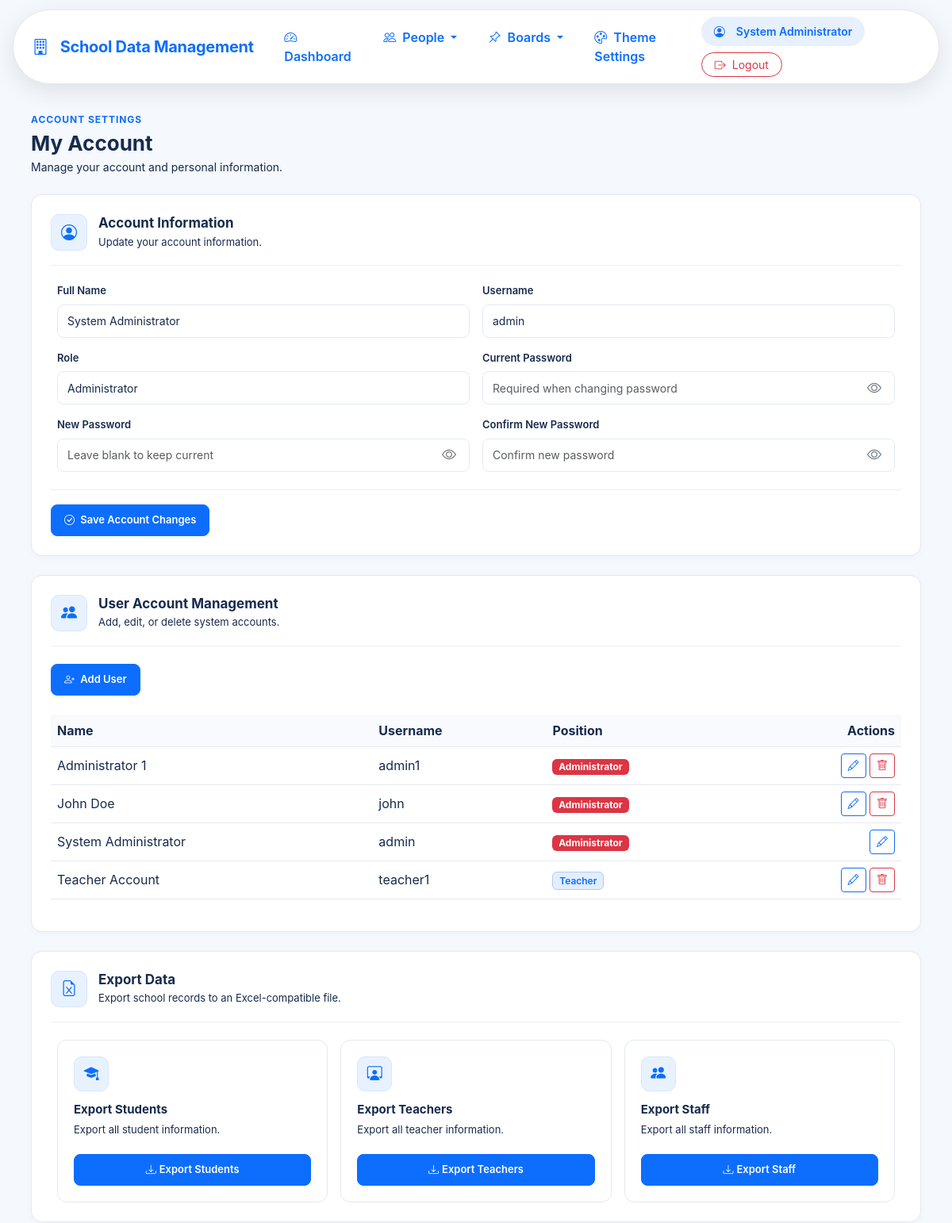
The page /account.php (signed in, upper part) on the database as committed earlier.
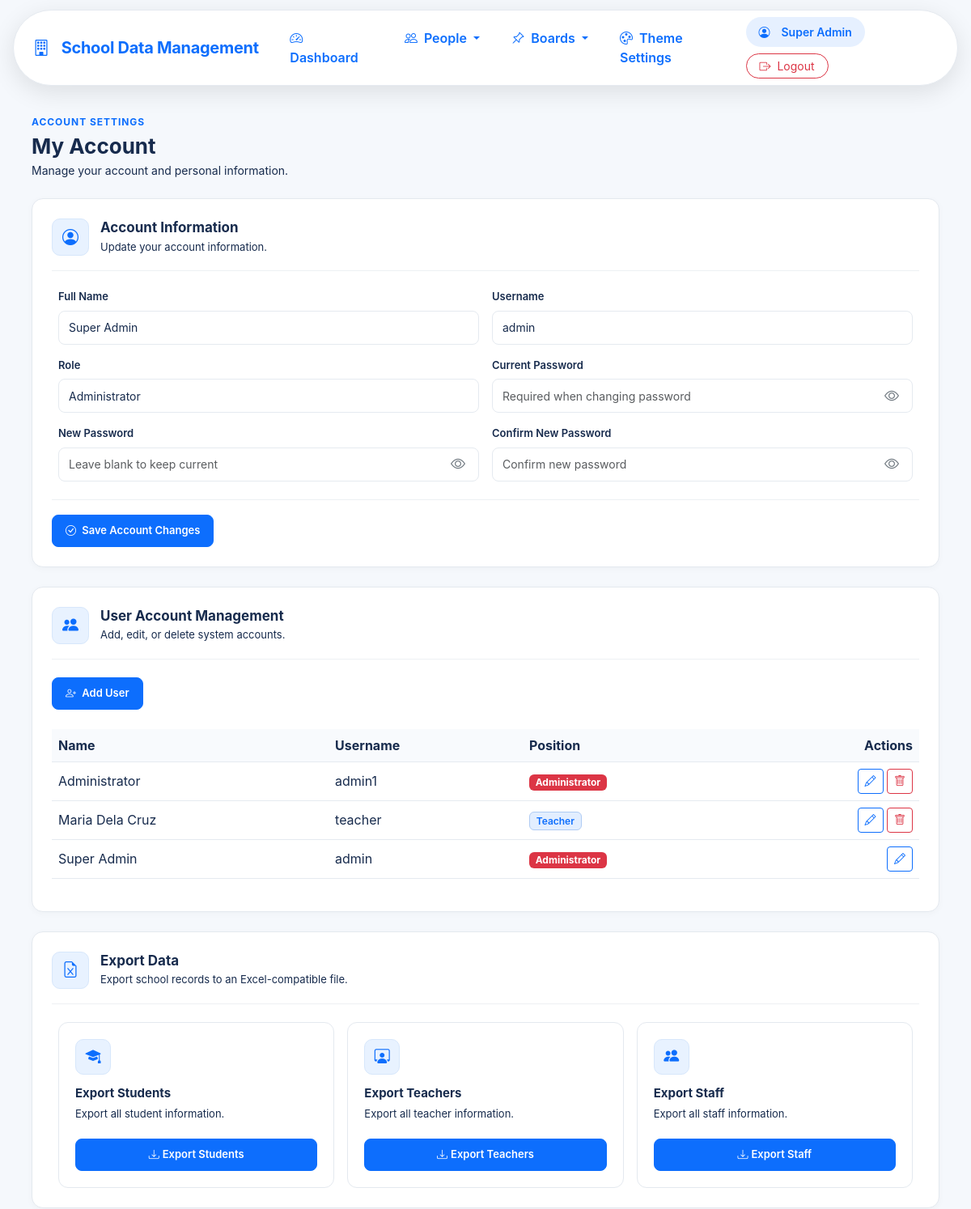
The same page on the database as committed later.
### tables this page shows
CREATE TABLE `users` (
  `id` int(10) UNSIGNED NOT NULL,
  `full_name` varchar(150) NOT NULL,
  `username` varchar(80) NOT NULL,
  `password` varchar(255) NOT NULL,
  `role` enum('Administrator','Teacher','Staff') NOT NULL DEFAULT 'Staff',
  `created_at` timestamp NOT NULL DEFAULT current_timestamp()
);

### config.php (called while the page is built, shortened)
<?php
function e($value)
{
    return htmlspecialchars(
        (string) $value,
        ENT_QUOTES,
        'UTF-8'
    );
}
?>

### account.php (the view, shortened to what the changed rows need)
<?php
require_once __DIR__ . '/config.php';
$userId = (int)($_SESSION['user_id'] ?? 0);
$role   = $_SESSION['role'] ?? '';
$isAdmin   = strcasecmp($role, 'Administrator') === 0;
$stmt = $pdo->prepare("
    SELECT
        id,
        full_name,
        username,
        role
    FROM users
    WHERE id = ?
    LIMIT 1
");
$stmt->execute([$userId]);
$account = $stmt->fetch(PDO::FETCH_ASSOC);
$allUsers = [];
if ($isAdmin) {
    $stmt = $pdo->query("
        SELECT
            id,
            full_name,
            username,
            role
        FROM users
        ORDER BY full_name ASC
    ");
    $allUsers = $stmt->fetchAll(PDO::FETCH_ASSOC);
}
include 'header.php';
?>
<link rel="stylesheet" href="assets/account.css">
<div class="account-page">
    <div class="account-header">
        <h2 class="fw-bold mb-1">
            My Account
        </h2>
    </div>
    <div class="account-card mb-4">
        <form
            method="POST"
            action="account_edit.php"
        >
            <div class="row g-3">
                <div class="col-md-6">
                    <label class="form-label fw-semibold">
                        Full Name
                    </label>
                    <input
                        type="text"
                        name="full_name"
                        class="form-control"
                        value="<?= e($account['full_name']) ?>"
                        required
                    >
                </div>
                <div class="col-md-6">
                    <label class="form-label fw-semibold">
                        Username
                    </label>
                    <input
                        type="text"
                        name="username"
                        class="form-control"
                        value="<?= e($account['username']) ?>"
                        required
                    >
                </div>
                <div class="col-md-6">
                    <label class="form-label fw-semibold">
                        Role
                    </label>
                    <input
                        type="text"
                        class="form-control"
                        value="<?= e($account['role']) ?>"
                        readonly
                    >
                </div>
            </div>
        </form>
    </div>
    <?php if ($isAdmin): ?>
    <div class="account-card mb-4">
        <div class="table-responsive">
            <table class="table table-hover align-middle">
                <thead>
                    <tr>
                        <th>
                            Name
                        </th>
                        <th>
                            Username
                        </th>
                        <th>
                            Position
                        </th>
                        <th class="text-end">
                            Actions
                        </th>
                    </tr>
                </thead>
                <tbody>
                <?php foreach ($allUsers as $user): ?>
                    <tr>
                        <td>
                            <?= e($user['full_name']) ?>
                        </td>
                        <td>
                            <?= e($user['username']) ?>
                        </td>
                        <td>
                            <?php if (
                                strcasecmp($user['role'], 'Administrator') === 0
                            ): ?>
                                <span class="badge bg-danger">
                                    Administrator
                                </span>
                            <?php elseif (
                                strcasecmp($user['role'], 'Teacher') === 0
                            ): ?>
                                <span class="badge bg-primary">
                                    Teacher
                                </span>
                            <?php else: ?>
                                <span class="badge bg-secondary">
                                    Staff
                                </span>
                            <?php endif; ?>
                        </td>
                        <td class="text-end">
                            <button
                                type="button"
                                class="btn btn-sm btn-outline-primary"
                                data-bs-toggle="modal"
                                data-bs-target="#editUserModal<?= (int)$user['id'] ?>"
                                title="Edit User"
                            >
                                <i class="bi bi-pencil"></i>
                            </button>
                            <?php if (
                                (int)$user['id'] !== $userId
                            ): ?>
                                <button
                                    type="button"
                                    class="btn btn-sm btn-outline-danger"
                                    data-bs-toggle="modal"
                                    data-bs-target="#deleteUserModal<?= (int)$user['id'] ?>"
                                    title="Delete User"
                                >
                                    <i class="bi bi-trash"></i>
                                </button>
                            <?php endif; ?>
                        </td>
                    </tr>
                <?php endforeach; ?>
                </tbody>
            </table>
        </div>
    </div>
    <?php endif; ?>
</div>
<?php include 'footer.php'; ?>

### header.php (shortened to what the changed rows need)
<?php
require_once __DIR__ . '/config.php';
$userRole = trim((string)($_SESSION['role'] ?? ''));
$isAdmin = strcasecmp($userRole, 'Administrator') === 0;
$isStaff = strcasecmp($userRole, 'Staff') === 0;
$isTeacher = strcasecmp($userRole, 'Teacher') === 0;
$canUseBoards = $isAdmin || $isStaff || $isTeacher;
$navItems = [
    [
        'label' => 'Dashboard',
        'icon'  => 'bi-speedometer2',
        'href'  => 'index.php',
        'show'  => true,
    ],
    [
        'label'    => 'People',
        'icon'     => 'bi-people',
        'show'     => true,
        'children' => [
            ['Students', 'students.php', 'bi-mortarboard',    true],
            ['Teachers', 'teachers.php', 'bi-person-workspace', $isAdmin || $isStaff],
            ['Staff',    'staff.php',    'bi-person-badge',   $isAdmin],
        ],
    ],
    [
        'label'    => 'Boards',
        'icon'     => 'bi-pin-angle',
        'show'     => $canUseBoards,
        'children' => [
            ['Information',    'information.php',     'bi-info-circle',    true],
            ['Transparency',   'transparency.php',    'bi-megaphone',      true],
            ['Bulletin Board', 'bulletin_board.php',  'bi-pin-angle',      true],
            ['Calendar',       'calendar.php',        'bi-calendar-event', true],
        ],
    ],
    [
        'label' => 'Theme Settings',
        'icon'  => 'bi-palette',
        'href'  => 'theme_editor.php',
        'show'  => $isAdmin,
    ],
];
$currentPage = basename($_SERVER['PHP_SELF'] ?? '');
?>
<!doctype html>
<html lang="en">
<head>
    <link
        href="https://cdn.jsdelivr.net/npm/bootstrap@5.3.3/dist/css/bootstrap.min.css"
        rel="stylesheet"
    >
    <link
        href="https://cdn.jsdelivr.net/npm/bootstrap-icons@1.11.3/font/bootstrap-icons.css"
        rel="stylesheet"
    >
    <link href="assets/style.css" rel="stylesheet">
    <link href="assets/navigation.css" rel="stylesheet">
    <link href="assets/css/theme.css" rel="stylesheet">
    <link href="assets/nav-pill.css" rel="stylesheet">
</head>
<body class="bg-light">
<?php if (!empty($_SESSION['user_id'])): ?>
<div class="sdms-nav-wrap">
    <nav class="navbar navbar-expand-lg sdms-nav" aria-label="Main">
        <a class="navbar-brand sdms-brand" href="index.php">
            <i class="bi bi-building me-1"></i>
            School Data Management
        </a>
        <div class="collapse navbar-collapse" id="mainNav">
            <ul class="navbar-nav mx-lg-auto mb-2 mb-lg-0 gap-lg-1">
                <?php foreach ($navItems as $item): ?>
                    <?php if (isset($item['href'])): ?>
                        <li class="nav-item">
                            <a
                                class="nav-link<?= $currentPage === $item['href'] ? ' active' : '' ?>"
                                href="<?= e($item['href']) ?>"
                                <?= $currentPage === $item['href'] ? 'aria-current="page"' : '' ?>
                            >
                                <i class="bi <?= e($item['icon']) ?> me-1"></i>
                                <?= e($item['label']) ?>
                            </a>
                        </li>
                    <?php else: ?>
                        <?php
                        $visibleChildren = array_filter($item['children'], fn($c) => !empty($c[3]));
                        $groupActive = in_array($currentPage, array_column($visibleChildren, 1), true);
                        ?>
                        <li class="nav-item dropdown">
                            <a
                                class="nav-link dropdown-toggle<?= $groupActive ? ' active' : '' ?>"
                                href="#"
                                role="button"
                                data-bs-toggle="dropdown"
                                aria-expanded="false"
                            >
                                <i class="bi <?= e($item['icon']) ?> me-1"></i>
                                <?= e($item['label']) ?>
                            </a>
                        </li>
                    <?php endif; ?>
                <?php endforeach; ?>
            </ul>
            <div class="d-flex align-items-center gap-2 flex-wrap">
                <a href="account.php" class="sdms-user">
                    <i class="bi bi-person-circle me-1"></i>
                    <?= e($_SESSION['full_name'] ?? 'User') ?>
                </a>
                <a class="btn btn-outline-danger btn-sm rounded-pill px-3" href="logout.php">
                    <i class="bi bi-box-arrow-right me-1"></i>
                    Logout
                </a>
            </div>
        </div>
    </nav>
</div>
<?php endif; ?>
<main class="container-fluid px-4 py-4">

Rows that differ between the two databases and show on the page:
removed users: full_name "John Doe", username "john", role "Administrator"
changed users "admin": full_name "System Administrator" → "Super Admin"
changed users "admin1": full_name "Administrator 1" → "Administrator"
changed users: full_name "Teacher Account" → "Maria Dela Cruz"; username "teacher1" → "teacher"; moves up the list
Other text that changed with them:
$_SESSION['full_name']: "System Administrator" → "Super Admin"
